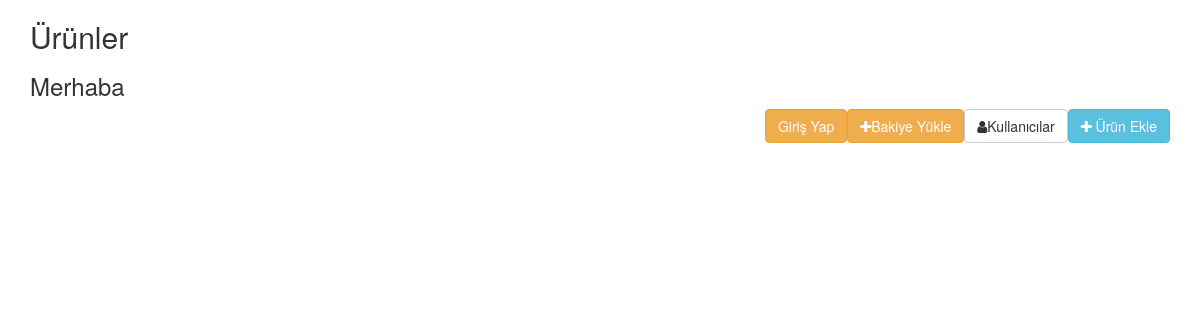
Page /index.php/products on the earlier database version.
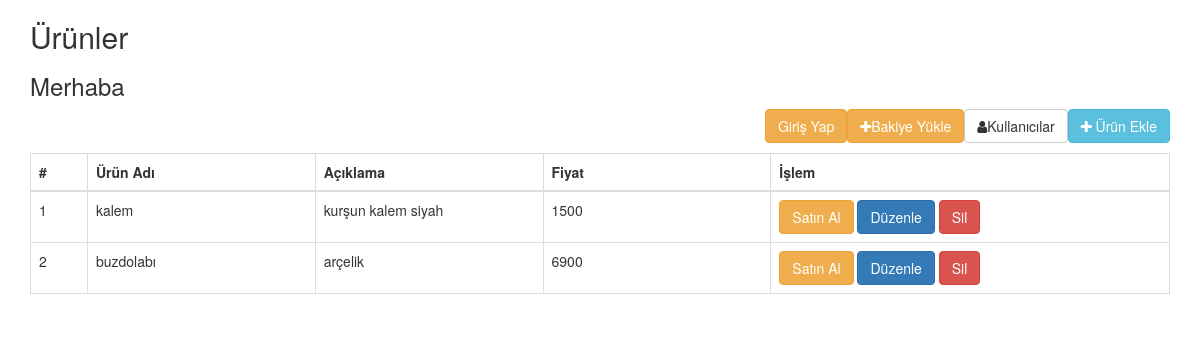
Same page on the later database version.
### tables this page shows
CREATE TABLE `products` (
                            `id` int(11) NOT NULL,
                            `name` varchar(250) NOT NULL,
                            `descrition` varchar(500) NOT NULL,
                            `price` int(11) NOT NULL
);

### application/controllers/Products.php (called while the page is built, shortened)
<?php
class Products extends CI_Controller {
    public function __construct() {
        $this->load->model('products_model');
        $this->load->model('user_model');
        $this->load->model('balance_model');
        $this->load->library('file_processing');
    }
    public function index() {
        $data = array();
        $data['pageTitle'] = "Manage products";
        $data['all_data'] = $this->products_model->getAll();
        $this->load->view('products/manage', $data);
    }
}

### index.php (called while the page is built, shortened)
<?php
require_once BASEPATH.'core/CodeIgniter.php';

### application/models/Products_model.php (called while the page is built, shortened)
<?php
class Products_model extends CI_Model {
    public $_table;
    public $_primary_key;
    function __construct() {
        $this->_table = 'products';
        $this->_primary_key = 'id';
    }
    public function getAll($count = false, $params = array(), $num = null, $offset = null) {
        $this->db->select('*')->from($this->_table);
        $this->db->order_by($this->_primary_key, 'ASC');
        if ($count) {
            return $this->db->count_all_results();
        } else {
            $query = $this->db->get();
            return $query->result();
        }
    }
}

### application/views/products/manage.php (the view, shortened to what this page needs)
<!DOCTYPE html>
<html lang="en">
    <head>
        <link rel="stylesheet" href="https://maxcdn.bootstrapcdn.com/bootstrap/3.3.7/css/bootstrap.min.css">
        <link rel="stylesheet" href="https://maxcdn.bootstrapcdn.com/font-awesome/4.7.0/css/font-awesome.min.css">
    </head>
    <body>
        <div class="container">
            <h2>Ürünler</h2>
            <h3><?php echo  'Merhaba '.$this->session->userdata('name');?></h3>
            <a href="<?php echo base_url('products/create'); ?>" class="btn btn-info pull-right" style="margin-bottom: 10px"> <i class="fa fa-plus" aria-hidden="true"></i> Ürün Ekle</a>
            <a href="<?php echo base_url('user/index'); ?>" class="btn btn-default pull-right" style="margin-bottom: 10px"> <i class="fa fa-user" aria-hidden="true"></i>Kullanıcılar</a>
            <a href="<?php echo base_url('user/indexlogin'); ?>" class="btn btn-warning pull-right" style="margin-bottom: 10px"> <i class="fa fa-plus" aria-hidden="true"></i>Bakiye Yükle</a>
            <?php if ($this->session->userdata('name')) { ?>
            <a href="<?php echo base_url('user/logout'); ?>" class="btn btn-danger pull-right" style="margin-bottom: 10px">Çıkış Yap</a>
            <?php }else{ ?>
            <a href="<?php echo base_url('user/indexlogin'); ?>" class="btn btn-warning pull-right" style="margin-bottom: 10px">Giriş Yap</a>
            <?php } ?>
            <?php if (!empty($all_data)) { ?>
                <table class="table table-bordered">
                    <colgroup>
                        <col width="5%">
                        <col width="20%">
                        <col width="20%">
                        <col width="20%">
                        <col width="35%">
                    </colgroup>
                    <thead>
                        <tr>
                            <th>#</th>
                            <th>Ürün Adı</th>
                            <th>Açıklama</th>
                            <th>Fiyat</th>
                            <th>İşlem</th>
                        </tr>
                    </thead>
                    <tbody>
                        <?php foreach ($all_data as $key => $aData) { ?>
                            <tr>
                                <td><?php echo $key + 1; ?></td>
                                <td><?php echo $aData->name; ?></td>
                                <td><?php echo $aData->descrition; ?></td>
                                <td><?php echo $aData->price; ?></td>
                                <td>
                                    <a href="<?php echo site_url('products/sale/' . $aData->price); ?>" class="btn btn-warning" onclick = 'return confirm("Ürünü Satın Almak İstedğine Emin Misin!");'>Satın Al</a>
                                    <a href="<?php echo site_url('products/edit/' . $aData->id); ?>" class="btn btn-primary">Düzenle</a>
                                    <a href="<?php echo site_url('products/delete/' . $aData->id); ?>" class="btn btn-danger" onclick = 'return confirm("Silmek İstediğine Emin Misin!");'>Sil</a>
                                </td>
                            </tr>
                        <?php } ?>
                    </tbody>
                </table>
            <?php } ?>
        </div>
    </body>
</html>

Differences in the rows shown:
added products: name "kalem", descrition "kurşun kalem siyah", price "1500"
added products: name "buzdolabı", descrition "arçelik", price "6900"
Other differences:
text now shown: "# Ürün Adı Açıklama Fiyat İşlem"
